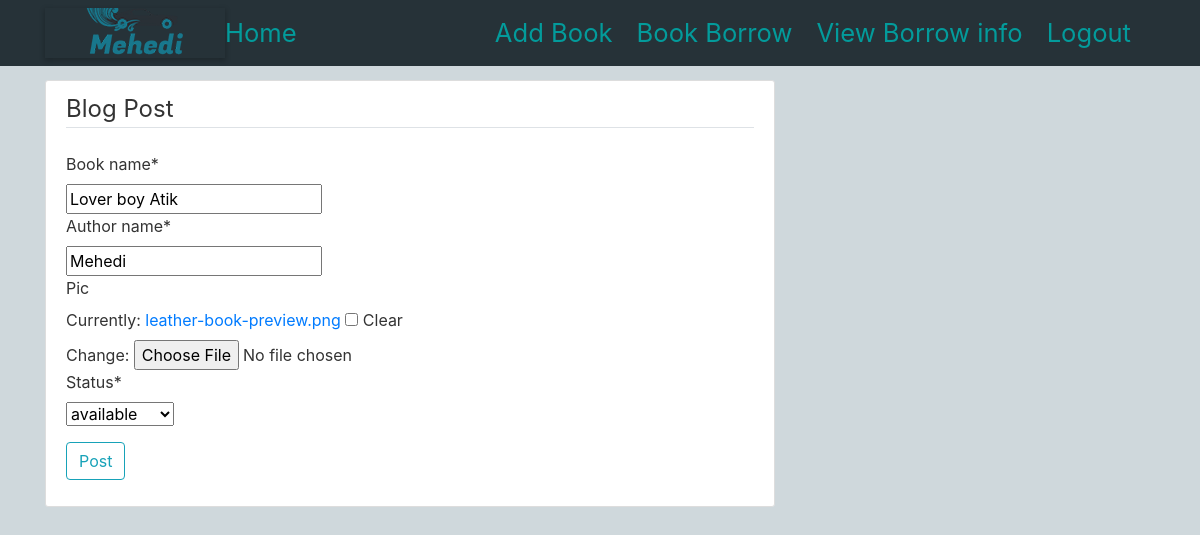
Page /post/1/update (signed in) on the committed database.
### base/models.py (models this page shows, shortened)
class Book(models.Model):
    book_name=models.CharField(max_length=255)
    author_name=models.CharField(max_length=255)
    pic = models.ImageField(default="default.jpg",null=True,blank=True)
    date_posted = models.DateTimeField(default=timezone.now)
    author = models.ForeignKey(User, on_delete=models.CASCADE,null=True,blank=True)
    CATEGORY =(
    ('available', 'available'),
    ('unavailable','unavailable')
    )
    status = models.CharField(max_length=200, null=True,choices=CATEGORY)

### base/views.py (the view, shortened to what this page needs)
# urls.py: path('post/<int:pk>/update', PostUpdateView.as_view(), name='post-update'),
class PostUpdateView(LoginRequiredMixin,UserPassesTestMixin, UpdateView):
    model = Book
    fields = ['book_name','author_name','pic','status']
    def test_func(self):
        post = self.get_object()
        if self.request.user == post.author:
            return True
        return False

### base/templates/base/book_form.html (shortened to what this page needs)
{% extends 'base/base.html'%}
{% load crispy_forms_tags %}
{% load static %}
{% block content %}
<div class="content-section">
    <form method="POST" enctype="multipart/form-data">
        <fieldset class="form-group">
            <legend class="border-bottom mb-4">Blog Post</legend>
            {{ form|crispy}}
        </fieldset>
        <div class="form-group">
            <button class="btn btn-outline-info" type="submit">Post</button>
        </div>
    </form>
</div>
{% endblock %}

### static/css/main.css (style rules this page uses)
body { background:#cfd8dc ; color: #333333; margin-top: 5rem; }
.content-section { background: #ffffff; padding: 10px 20px; border: 1px solid #dddddd; border-radius: 3px; margin-bottom: 20px; }

### rows in the picture
Book: book_name "Lover boy Atik", author_name "Mehedi", status "available"
